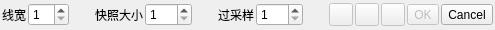
<?xml version="1.0" encoding="UTF-8"?>
<ui version="4.0">
 <class>TracePolyLineDlg</class>
 <widget class="QDialog" name="TracePolyLineDlg">
  <property name="geometry">
   <rect>
    <x>0</x>
    <y>0</y>
    <width>495</width>
    <height>30</height>
   </rect>
  </property>
  <property name="sizePolicy">
   <sizepolicy hsizetype="Fixed" vsizetype="Fixed">
    <horstretch>0</horstretch>
    <verstretch>0</verstretch>
   </sizepolicy>
  </property>
  <property name="windowTitle">
   <string>Segmentation</string>
  </property>
  <layout class="QHBoxLayout" name="horizontalLayout">
   <property name="spacing">
    <number>2</number>
   </property>
   <property name="leftMargin">
    <number>2</number>
   </property>
   <property name="topMargin">
    <number>2</number>
   </property>
   <property name="rightMargin">
    <number>2</number>
   </property>
   <property name="bottomMargin">
    <number>2</number>
   </property>
   <item>
    <widget class="QLabel" name="label_3">
     <property name="text">
      <string>线宽</string>
     </property>
    </widget>
   </item>
   <item>
    <widget class="QSpinBox" name="widthSpinBox">
     <property name="minimum">
      <number>1</number>
     </property>
     <property name="maximum">
      <number>10</number>
     </property>
     <property name="value">
      <number>1</number>
     </property>
    </widget>
   </item>
   <item>
    <spacer name="horizontalSpacer_3">
     <property name="orientation">
      <enum>Qt::Horizontal</enum>
     </property>
     <property name="sizeHint" stdset="0">
      <size>
       <width>10</width>
       <height>20</height>
      </size>
     </property>
    </spacer>
   </item>
   <item>
    <widget class="QLabel" name="label">
     <property name="sizePolicy">
      <sizepolicy hsizetype="Fixed" vsizetype="Fixed">
       <horstretch>0</horstretch>
       <verstretch>0</verstretch>
      </sizepolicy>
     </property>
     <property name="text">
      <string>快照大小</string>
     </property>
    </widget>
   </item>
   <item>
    <widget class="QSpinBox" name="snapSizeSpinBox">
     <property name="minimum">
      <number>1</number>
     </property>
     <property name="maximum">
      <number>100</number>
     </property>
    </widget>
   </item>
   <item>
    <spacer name="horizontalSpacer_2">
     <property name="orientation">
      <enum>Qt::Horizontal</enum>
     </property>
     <property name="sizeHint" stdset="0">
      <size>
       <width>10</width>
       <height>20</height>
      </size>
     </property>
    </spacer>
   </item>
   <item>
    <widget class="QLabel" name="label_2">
     <property name="text">
      <string>过采样</string>
     </property>
    </widget>
   </item>
   <item>
    <widget class="QSpinBox" name="oversampleSpinBox">
     <property name="minimum">
      <number>1</number>
     </property>
     <property name="maximum">
      <number>100</number>
     </property>
    </widget>
   </item>
   <item>
    <spacer name="horizontalSpacer">
     <property name="orientation">
      <enum>Qt::Horizontal</enum>
     </property>
     <property name="sizeHint" stdset="0">
      <size>
       <width>10</width>
       <height>20</height>
      </size>
     </property>
    </spacer>
   </item>
   <item>
    <widget class="QToolButton" name="saveToolButton">
     <property name="enabled">
      <bool>false</bool>
     </property>
     <property name="toolTip">
      <string>将当前多段线导出到主数据库</string>
     </property>
     <property name="icon">
      <iconset resource="../icones.qrc">
       <normaloff>:/CC/images/dbContainerSymbol.png</normaloff>:/CC/images/dbContainerSymbol.png</iconset>
     </property>
    </widget>
   </item>
   <item>
    <widget class="QToolButton" name="resetToolButton">
     <property name="enabled">
      <bool>false</bool>
     </property>
     <property name="toolTip">
      <string>重置当前多段线</string>
     </property>
     <property name="icon">
      <iconset resource="../icones.qrc">
       <normaloff>:/CC/images/smallReset.png</normaloff>:/CC/images/smallReset.png</iconset>
     </property>
    </widget>
   </item>
   <item>
    <widget class="QToolButton" name="continueToolButton">
     <property name="enabled">
      <bool>false</bool>
     </property>
     <property name="toolTip">
      <string>继续当前的多段线版本</string>
     </property>
     <property name="icon">
      <iconset resource="../icones.qrc">
       <normaloff>:/CC/images/ccAddConstSF.png</normaloff>:/CC/images/ccAddConstSF.png</iconset>
     </property>
     <property name="shortcut">
      <string extracomment="Shortcut for continue">C</string>
     </property>
    </widget>
   </item>
   <item>
    <widget class="QToolButton" name="validButton">
     <property name="enabled">
      <bool>false</bool>
     </property>
     <property name="sizePolicy">
      <sizepolicy hsizetype="Fixed" vsizetype="Fixed">
       <horstretch>0</horstretch>
       <verstretch>0</verstretch>
      </sizepolicy>
     </property>
     <property name="toolTip">
      <string>确认多段线创建并退出</string>
     </property>
     <property name="text">
      <string>OK</string>
     </property>
     <property name="icon">
      <iconset resource="../icones.qrc">
       <normaloff>:/CC/images/smallValidate.png</normaloff>:/CC/images/smallValidate.png</iconset>
     </property>
    </widget>
   </item>
   <item>
    <widget class="QToolButton" name="cancelButton">
     <property name="sizePolicy">
      <sizepolicy hsizetype="Fixed" vsizetype="Fixed">
       <horstretch>0</horstretch>
       <verstretch>0</verstretch>
      </sizepolicy>
     </property>
     <property name="toolTip">
      <string>取消</string>
     </property>
     <property name="text">
      <string>Cancel</string>
     </property>
     <property name="icon">
      <iconset resource="../icones.qrc">
       <normaloff>:/CC/images/smallCancel.png</normaloff>:/CC/images/smallCancel.png</iconset>
     </property>
    </widget>
   </item>
  </layout>
 </widget>
 <resources>
  <include location="../icones.qrc"/>
 </resources>
 <connections/>
</ui>
